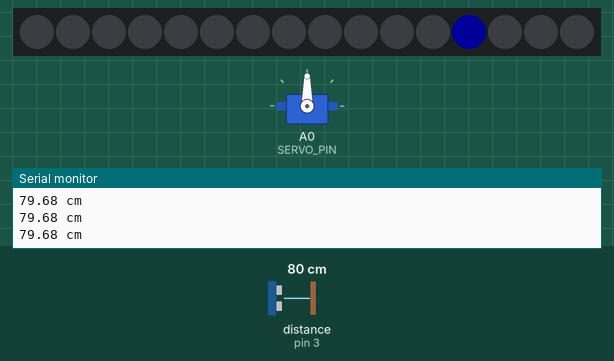
A sketch run on a simulated Arduino Uno, built with avr-gcc and run on an emulated ATmega328P. Shown: 16 RGB LEDs in strip order, left to right, servo, the last lines printed to the serial monitor. Wiring (inferred from the names in the program): ultrasonic range finder: trigger pin 2; echo pin 3. Inputs (shaded band) come from the test bench; at power-on: distance to the obstacle (sensor on pin 3) 80 cm. The echo pulse lasts 58.3 µs per cm; dim RGB values are drawn brighter than linear.

Above: at 1.25 s.
1.3 s: distance to the obstacle (sensor on pin 3) set to 2 cm
At 6.71 s:
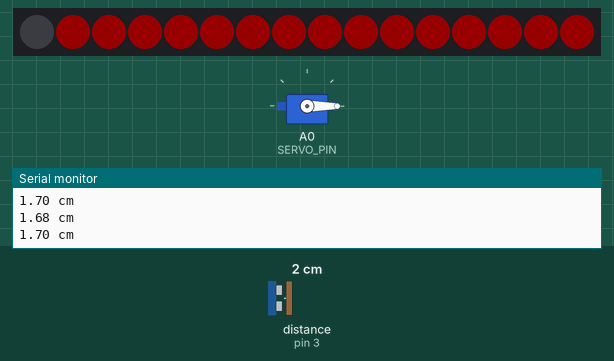
At 13.63 s:
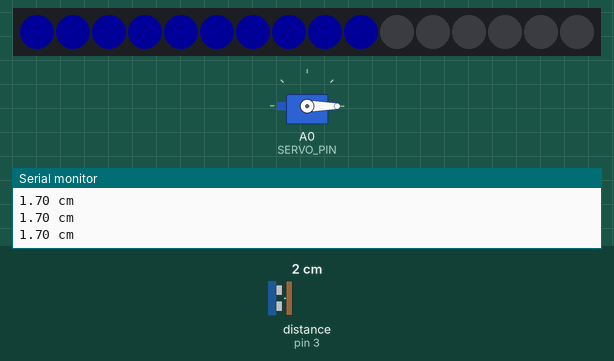
Timing chart, 0 to 13.7 s (numbered marks = the images above; inputs shaded):
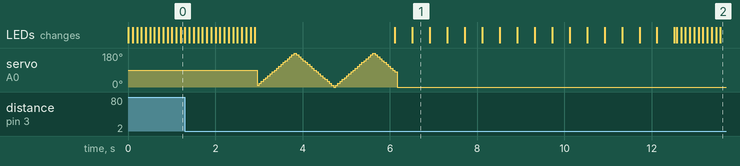

The sketch:

3_brain_complete.ino
```cpp
/**
 * Affectron by Savage Internet
 * HUMAN, BRAIN ME
 *
 * In this step, you'll give the Affectron four operating states: SEEKING_HUMAN,
 * HUMAN_NEARBY, DEPLOYING_SERVICE, and COOLDOWN.
 *
 * In the SEEKING_HUMAN state, the Affectron uses the HC-SR04 ultrasonic range sensor
 * to find a human.
 *
 * When a human is found, Affectron enters the HUMAN_NEARBY state, where it uses the
 * HC-SR04 to check whether the human remains nearby.
 *
 * If the human remains nearby long enough, Affectron enters the DEPLOYING_SERVICE
 * state, where it uses its lights and servo to respond to the human's presence.
 *
 * After it finishes the light-and-servo show, Affectron enters COOLDOWN state,
 * where it rests a bit so it can get ready to detect humans again.
 *
 * Finally, after a few seconds, Affectron returns to the SEEKING_HUMAN state.
 *
 * To keep track of these states, we'll use a "state machine".  State machines are
 * a common programming technique in robotics: they let us keep track of which state
 * a robot is in, how it moves from one state to another, and what it does in each
 * state.
 *
 * There's a *lot* of programming in this step.  If you get stuck, you can always
 * sneak a peek at the "3_brain_complete" sketch!  Try to get as far as you can
 * first, though.
 */

#include <Adafruit_NeoPixel.h>
#include <Servo.h>

// ULTRASONIC RANGE SENSOR

#define TRIG_PIN 2
#define ECHO_PIN 3
#define ECHO_TIMEOUT_US 40000

// NEOPIXELS

#define NEOPIXEL_NUM_PIXELS 16
#define NEOPIXEL_PIN 4
Adafruit_NeoPixel strip = Adafruit_NeoPixel(NEOPIXEL_NUM_PIXELS, NEOPIXEL_PIN, NEO_GRB + NEO_KHZ800);

// SERVOS

#define SERVO_PIN A0
#define SERVO_PWM_MIN 850
#define SERVO_PWM_MAX 1400

Servo servo;

// STATES

/*
 * This is an "enum" describing the possible states Affectron can be in.  Enums are useful when you have
 * a limited set of possible values for variables, and you want to give them all human-readable names.
 *
 * Here you see all four states.
 */
enum AffectronState {
  SEEKING_HUMAN,
  HUMAN_NEARBY,
  DEPLOYING_SERVICES,
  COOLDOWN
};

/*
 * Time a human must remain nearby to receive services from Affectron.  If the human leaves before
 * this many milliseconds have elapsed, Affectron reverts to the SEEKING_HUMAN state.  Otherwise,
 * it proceeds to the DEPLOYING_SERVICES state.
 */
#define HUMAN_NEARBY_MS 1600

/*
 * Time it takes to deploy services.  After this many milliseconds have elapsed, Affectron enters
 * the COOLDOWN state - see the state diagram in the Human Explanation Document for more details.
 */
#define DEPLOYING_SERVICES_MS 3200

/*
 * Time it takes to cooldown.  After this many milliseconds have elapsed, Affectron returns to the
 * SEEKING_HUMAN state.
 */
#define COOLDOWN_MS 6400

// GLOBAL VARIABLES

unsigned long enteredStateAt = 0;
unsigned long startedLoopAt = 0;

/*
 * These control the servo angle and direction.  When the servo is waving, we'll change the angle
 * by "servoAngleChange" each time moveServo() is called.
 *
 * To change the rate at which the servo moves, try changing "servoAngleChange" to any value between
 * 1 and 30.  (The servo isn't fast enough to handle higher values.)
 */
int servoAngle = 0;
int servoAngleChange = 10;

/*
 * Affectron starts in the SEEKING_HUMAN state.
 */
AffectronState state = SEEKING_HUMAN;

// SETUP AND LOOP

void setup() {
  Serial.begin(9600);
  pinMode(TRIG_PIN, OUTPUT);
  pinMode(ECHO_PIN, INPUT);
  strip.setBrightness(24);
  strip.begin();
  servo.attach(SERVO_PIN, SERVO_PWM_MIN, SERVO_PWM_MAX);
}

double measureDistance() {
  digitalWrite(TRIG_PIN, LOW);
  delayMicroseconds(2);
  digitalWrite(TRIG_PIN, HIGH);
  delayMicroseconds(10);
  digitalWrite(TRIG_PIN, LOW);

  long duration = pulseIn(ECHO_PIN, HIGH, ECHO_TIMEOUT_US);
  if (duration == 0) {
    duration = ECHO_TIMEOUT_US;
  }

  double distance = 0.01715 * duration;
  Serial.print(distance);
  Serial.println(" cm");

  return distance;
}

void displayColors() {
  /*
   * Several of the states need these two pieces of information, so we set them up top
   * to make them available to every branch of the "if" statement.
   */
  unsigned long now = millis();
  unsigned long timeInState = now - enteredStateAt;
  if (state == SEEKING_HUMAN) {
    int pixelToLight = timeInState / 100;
    /*
     * The "remainder" operator in action!  This divides "pixelToLight" by 16, then
     * takes the remainder so that we can get a valid LED number.
     */
    pixelToLight = pixelToLight % 16;
    /*
     * Even though we're only turning one light on, we still need the "for" loop to
     * set all the other lights off.
     */
    for (int i = 0; i < 16; i = i + 1) {
      if (i == pixelToLight) {
        strip.setPixelColor(i, 0, 0, 255);
      } else {
        strip.setPixelColor(i, 0, 0, 0);
      }
    }
  } else if (state == HUMAN_NEARBY) {
    /*
     * This next part is similar to the previous code.
     */
    int pixelsToLight = timeInState / 100;
    pixelsToLight = constrain(pixelsToLight, 0, 16);
    for (int i = 0; i < 16; i = i + 1) {
      if (i < pixelsToLight) {
        strip.setPixelColor(i, 0, 0, 255);
      } else {
        strip.setPixelColor(i, 0, 0, 0);
      }
    }
  } else if (state == DEPLOYING_SERVICES) {
    /*
     * Nothing fancy here: setting all the pixels to the same color is relatively
     * straightforward.
     */
    for (int i = 0; i < 16; i = i + 1) {
      strip.setPixelColor(i, 0, 255, 0);
    }
  } else if (state == COOLDOWN) {
    /*
     * Similar to HUMAN_NEARBY, but:
     *
     * - COOLDOWN lasts 6.4s, or 400ms per pixel, so we divide by 400 instead of 100;
     * - we're turning pixels off over time, so we flip the on / off states in our
     *   "if" statement.
     */
    int pixelsToHide = timeInState / 400;
    pixelsToHide = constrain(pixelsToHide, 0, 16);
    for (int i = 0; i < 16; i = i + 1) {
      if (i < pixelsToHide) {
        strip.setPixelColor(i, 0, 0, 0);
      } else {
        strip.setPixelColor(i, 255, 0, 0);
      }
    }
  }
  /*
   * Finally, all changes to the lights require a call to strip.show(), so we do that
   * outside the "if" statement at the bottom.
   */
  strip.show();
}

void moveServo() {
  /*
   * Now we can see what this means: we're adding "servoAngleChange" to "servoAngle"
   * each time moveServo() is called.  Since "servoAngleChange" is set to 10, we'll move
   * by 10 degrees every 50ms.
   */
  servoAngle = servoAngle + servoAngleChange;
  servoAngle = constrain(servoAngle, 0, 180);
  if (servoAngle == 0 || servoAngle == 180) {
    /*
     * When we reach either end of the servo range, we switch direction.  This is an
     * easy way to cover both ends of the range at once, but you could equally well
     * split it into two separate cases.
     */
    servoAngleChange = -servoAngleChange;
  }
  servo.write(servoAngle);
}

void resetServo() {
  /*
   * Note that we reset the values of our global servo variables to their initial
   * values.  This is good practice, especially if you want your robots to have predictable
   * behavior as humans keep interacting with them.
   */
  servoAngle = 0;
  servoAngleChange = 10;
  servo.write(0);
}

void updateState() {
  /*
   * Again, we get these two pieces of information outside the "if" statement.
   */
  unsigned long now = millis();
  unsigned long timeInState = now - enteredStateAt;
  /*
   * updateState() is the heart of our state machine: a giant "if" statement whose branches
   * describe what happens in each state and when to move between states.  The global variable
   * "state" keeps track of the current state.
   */
  if (state == SEEKING_HUMAN) {
    double distanceToHuman = measureDistance();
    boolean humanNearby = (distanceToHuman <= 25);

    if (humanNearby) {
      state = HUMAN_NEARBY;
      enteredStateAt = now;
    }
  } else if (state == HUMAN_NEARBY) {
    double distanceToHuman = measureDistance();
    boolean humanNearby = (distanceToHuman <= 25);

    /*
     * This is the most complicated transition, as Affectron can move to two possible
     * states depending on what's going on.
     */
    if (!humanNearby) {
      state = SEEKING_HUMAN;
      enteredStateAt = now;
    } else if (timeInState >= HUMAN_NEARBY_MS) {
      /*
       * Here's an example of a time-triggered transition: we move to the next state once
       * a certain amount of time has elapsed.  We reuse this idea in DEPLOYING_SERVICES
       * and COOLDOWN below.
       */
      state = DEPLOYING_SERVICES;
      enteredStateAt = now;
    }
  } else if (state == DEPLOYING_SERVICES) {
    moveServo();

    if (timeInState >= DEPLOYING_SERVICES_MS) {
      state = COOLDOWN;
      enteredStateAt = now;
    }
  } else if (state == COOLDOWN) {
    resetServo();

    if (timeInState >= COOLDOWN_MS) {
      state = SEEKING_HUMAN;
      enteredStateAt = now;
    }
  }
}

void endOfLoopDelay() {
  unsigned long shouldEndLoopAt = startedLoopAt + 50;
  unsigned long now = millis();
  if (now < shouldEndLoopAt) {
    /*
     * Note that we only perform the subtraction when we're sure the result will be
     * positive!
     *
     * If you try to give an "unsigned long" variable a negative value, it will
     * "wrap around" and instead be set to a *really* high positive value.
     */
    unsigned long toDelay = shouldEndLoopAt - now;
    delay(toDelay);
  }
}

void loop() {
  startedLoopAt = millis();
  updateState();
  displayColors();
  endOfLoopDelay();
}
```
